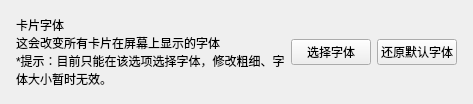
          <widget class="CardWidget" name="CardWidget_6">
           <property name="minimumSize">
            <size>
             <width>0</width>
             <height>70</height>
            </size>
           </property>
           <layout class="QHBoxLayout" name="horizontalLayout_18">
            <property name="leftMargin">
             <number>16</number>
            </property>
            <property name="topMargin">
             <number>16</number>
            </property>
            <property name="rightMargin">
             <number>16</number>
            </property>
            <property name="bottomMargin">
             <number>16</number>
            </property>
            <item>
             <layout class="QVBoxLayout" name="verticalLayout_7">
              <property name="spacing">
               <number>0</number>
              </property>
              <item>
               <widget class="StrongBodyLabel" name="CW6_label_1">
                <property name="sizePolicy">
                 <sizepolicy hsizetype="Expanding" vsizetype="Preferred">
                  <horstretch>0</horstretch>
                  <verstretch>0</verstretch>
                 </sizepolicy>
                </property>
                <property name="text">
                 <string>卡片字体</string>
                </property>
               </widget>
              </item>
              <item>
               <widget class="CaptionLabel" name="CW6_label_2">
                <property name="text">
                 <string>这会改变所有卡片在屏幕上显示的字体
*提示：目前只能在该选项选择字体，修改粗细、字体大小暂时无效。</string>
                </property>
                <property name="wordWrap">
                 <bool>true</bool>
                </property>
                <property name="lightColor" stdset="0">
                 <color alpha="150">
                  <red>0</red>
                  <green>0</green>
                  <blue>0</blue>
                 </color>
                </property>
                <property name="darkColor" stdset="0">
                 <color alpha="200">
                  <red>255</red>
                  <green>255</green>
                  <blue>255</blue>
                 </color>
                </property>
               </widget>
              </item>
             </layout>
            </item>
            <item>
             <widget class="PushButton" name="dp_Typeface_button">
              <property name="text">
               <string>选择字体</string>
              </property>
             </widget>
            </item>
            <item>
             <widget class="PushButton" name="default_dp_font_PushButton">
              <property name="text">
               <string>还原默认字体</string>
              </property>
             </widget>
            </item>
           </layout>
          </widget>
